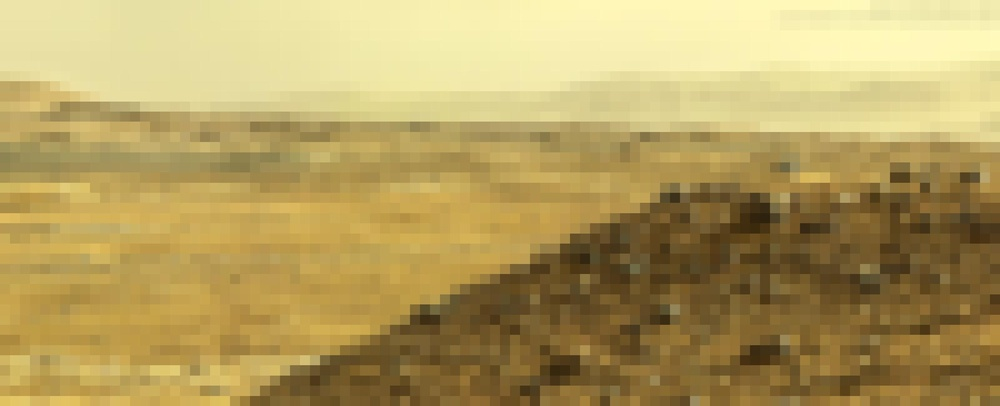
#> input picture pics/pixel8d.jpg, 1000 x 406 px, shrunk from 2500 x 1015 before the run
$ python sort_image.py ../pics/pixel8d.jpg out.png
#> lines starting #> are read from the running program, lines starting #| are printed output that depends on the picture
import argparse
from pathlib import Path
from typing import List, Tuple, Sequence
from PIL import Image


class RadixSorter:
    """
    Generalized radix sorter for sequences of fixed-length integer tuples.
    """

    def __init__(self, max_value: int = 255):
        """
        Initialize the sorter.

        Args:
            max_value (int): Maximum value of an integer component (e.g., 255 for 8-bit channels)
        """
        self.max_value = max_value

    def sort(self, items: Sequence[Tuple[int, ...]]) -> List[Tuple[int, ...]]:
        """
        Sort a sequence of integer tuples using radix sort.

        Args:
            items (Sequence[Tuple[int, ...]]): Sequence of tuples to sort.

        Returns:
            List[Tuple[int, ...]]: Sorted list of tuples.
        """
        if not items:
            return []

        num_channels = len(items[0])
        sorted_items = list(items)

        for channel in reversed(range(num_channels)):
            buckets = [[] for _ in range(self.max_value + 1)]
            for item in sorted_items:
                buckets[item[channel]].append(item)
            sorted_items = [item for bucket in buckets for item in bucket]

        return sorted_items


def sort_image(input_path: Path, output_path: Path):
    """
    Load an image, sort its pixels using radix sort, and save the result.
    """
    if not input_path.exists():
        raise FileNotFoundError(f"Input image not found: {input_path}")

    img = Image.open(input_path).convert("RGB")
#> img is the input picture: PIL image 1000x406 RGB; mean R, G, B 180.5, 158.9, 96.5
    width, height = img.size
#> width = 1000; height = 406
    pixels = list(img.getdata())
#> pixels = 406000 items

    sorter = RadixSorter(max_value=255)
    sorted_pixels = sorter.sort(pixels)
#> in sort, `num_channels = len(items[0])`: num_channels = 3
#> in sort, `sorted_items = list(items)`: sorted_items = 406000 items
#> sorted_pixels = 406000 items

    sorted_img = Image.new("RGB", (width, height))
#> sorted_img: PIL image 1000x406 RGB; every value is 0
    sorted_img.putdata(sorted_pixels)
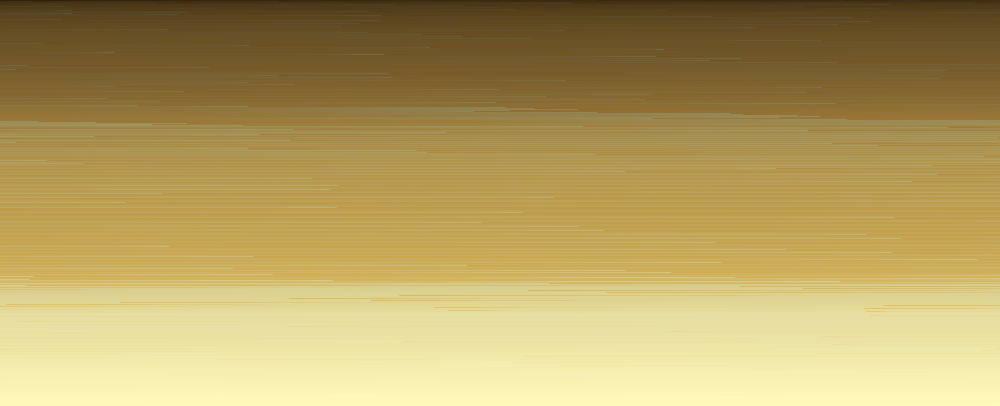
#> sorted_img: PIL image 1000x406 RGB; mean R, G, B 180.5, 158.9, 96.5
    sorted_img.save(output_path)
    print(f"Sorted image saved to: {output_path}")


def parse_args() -> argparse.Namespace:
    """Parse command-line arguments."""
    parser = argparse.ArgumentParser(description="Sort image pixels using radix sort.")
    parser.add_argument(
        "input",
        type=Path,
        help="Path to input image (JPEG, PNG, WebP, etc.)"
    )
    parser.add_argument(
        "output",
        type=Path,
        help="Path to save the sorted output image"
    )
    return parser.parse_args()


def main():
    args = parse_args()
    try:
        sort_image(args.input, args.output)
    except Exception as e:
        print(f"Error: {e}")
        raise SystemExit(1)


if __name__ == "__main__":
    main()
